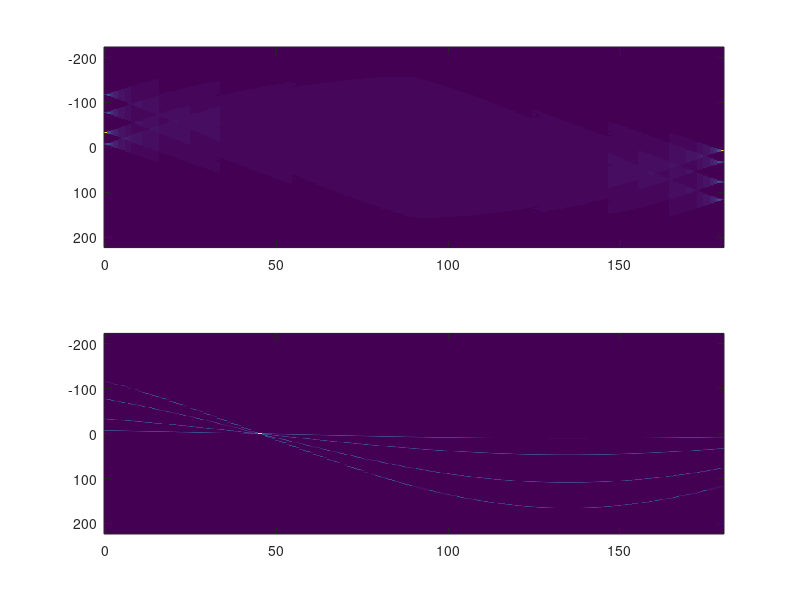
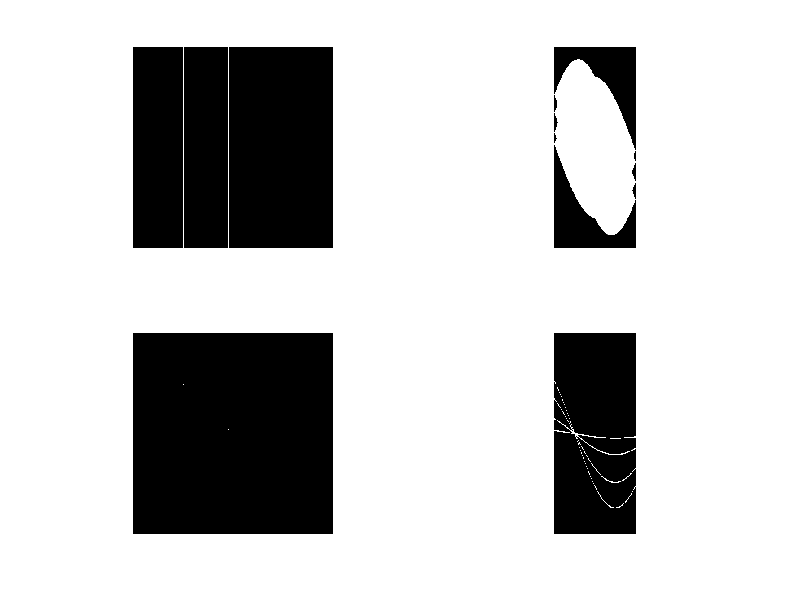

MATLAB code to generate these figures, in order:
% Timor Leiderman Project 1 image processing 2020
clear

I = zeros(313);
theta = 0:180;
[m,n] = size(I);

for i = 1:m
    for j = 1:n
        I(j,40) = 255;
        I(j,80) = 255;
        I(j,124) = 255;
        I(j,150) = 255;
    end
end

[R, xp] = radon(I,theta);

I1 = zeros(313);
I1(40,40) = 255;
I1(80,80) = 255;
I1(124,124) = 255;
I1(150,150) = 255;

[R1, xp1] = radon(I1,theta);
figure(1)
subplot(2,1,1)
imagesc(theta,xp,R);
subplot(2,1,2)
imagesc(theta,xp1,R1);


figure(2)
subplot(2,2,1)
imshow(I);
subplot(2,2,2)
imshow(R);

subplot(2,2,3)
imshow(I1);
subplot(2,2,4)
imshow(R1);

